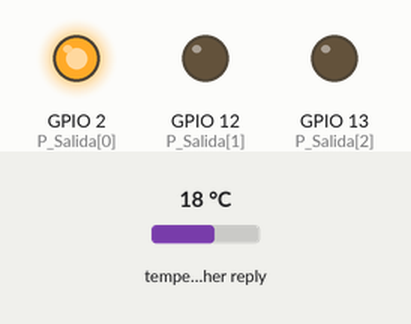
This sketch was run on a simulated ESP32. Shown: output pins drawn as LEDs (lit = HIGH). Inputs (shaded band) come from the test bench; at power-on: temperature in the weather reply 18 °C. WiFi joins after 1.5 s; servers stay silent unless stated; web services answer with replies made up by the test bench; what the sketch prints to the serial monitor is not drawn.

Above: at 0.1 s.
At 0.7 s:
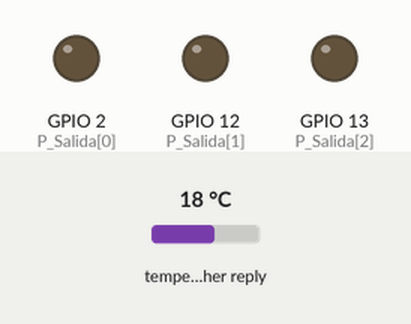
At 1.7 s:
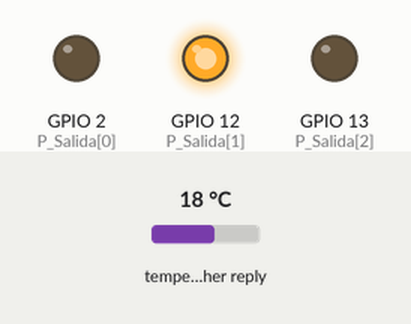
Timing chart, 0 to 3.2 s (numbered marks = the images above):
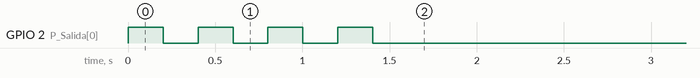

The sketch:

Firebase.ino
```cpp
/* DECLARACION DE LIBRERIA */
#include <Arduino.h>
#include <WiFi.h>
#include <Firebase_ESP_Client.h>
#include <HTTPClient.h>
#include <ArduinoJson.h>
#include "token.h"
#include "addons/TokenHelper.h"
#include "addons/RTDBHelper.h"

// Tarea de freeOS
TaskHandle_t Task2; // , Task3;

bool wifi_conectado = false;
bool firebase_conectado = false;

void conectWifi()
{
  if (!(WiFi.status() == WL_CONNECTED))
  {
    digitalWrite(13, LOW);
    digitalWrite(12, LOW);
    WiFi.begin(WIFI_SSID, WIFI_PASSWORD);
    byte contador = 0;
    Serial.print("Conectando ..");
    while (WiFi.status() != WL_CONNECTED && contador <= 10)
    {
      Serial.print('.');
      contador++;
      digitalWrite(2, HIGH);
      delay(200);
      digitalWrite(2, LOW);
      delay(200);
    }
    Serial.println("");
    if (WiFi.status() == WL_CONNECTED)
    {
      delay(10);
      digitalWrite(12, HIGH);
      // IPAddress staticIP(192, 168, 0, 20);
      // IPAddress gateway(192, 168, 0, 1);
      // IPAddress subnet(255, 255, 255, 0);
      // IPAddress dns(8, 8, 8, 8);
      // WiFi.config(staticIP, gateway, subnet, dns);
      Serial.println("IP Address configured: " + WiFi.localIP().toString());
      wifi_conectado = true;
    }
    else
    {
      digitalWrite(13, HIGH);
      wifi_conectado = false;
    }
  }
  else
  {
    digitalWrite(12, HIGH);
    digitalWrite(13, LOW);
    digitalWrite(2, LOW);
    wifi_conectado = true;
    delay(2000);
  }
}

void sendFloat(String path, float value)
{
  if (Firebase.RTDB.setFloat(&fbdo, path.c_str(), value))
  {
    Serial.print("Writing value: ");
    Serial.println("PASSED");
  }
  else
  {
    Serial.println("FAILED");
  }
}

void setup()
{
  Serial.begin(115200);
  const int P_Salida[] = {2, 12, 13};
  for (byte i = 0; i < sizeof(P_Salida) / sizeof(P_Salida[0]); i++)
  {
    pinMode(P_Salida[i], OUTPUT);
  }
  conectWifi();
  conect_firebase(wifi_conectado);
  Serial.println(auth.token.uid.c_str());
  xTaskCreatePinnedToCore(loop3, "Task_2", 8600, NULL, 1, &Task2, 0); // APIWEATHER
  // xTaskCreatePinnedToCore(loop3,"Task_3",1600,NULL,1,&Task3,0); // RECONECTAR WIFI
}

void loop()
{
  delay(2000);
  if (!firebase_conectado)
    conect_firebase(wifi_conectado);
  // Serial.println("VOID LOOP");
}

void conect_firebase(bool estadocpy)
{
  if (estadocpy)
  {
    config.api_key = API_KEY;
    auth.user.email = USER_EMAIL;
    auth.user.password = USER_PASSWORD;
    config.database_url = DATABASE_URL;
    Firebase.reconnectWiFi(true);
    fbdo.setResponseSize(4096);

    config.token_status_callback = tokenStatusCallback;
    config.max_token_generation_retry = 5;
    Firebase.begin(&config, &auth);
    Serial.println("Getting User UID");
    while ((auth.token.uid) == "")
    {
      Serial.print('.');
      delay(1000);
    }
    firebase_conectado = true;
  }
  else
  {
    Serial.println("SIN INTERNET, ERROR FIREBASE");
  }
}

void loop3(void *parameter)
{
  for (;;)
  {
    delay(4000);
    conectWifi();
    Weather((wifi_conectado && firebase_conectado));
  }
  vTaskDelay(10);
}

// void loop2(void *parameter) {
//   for (;;) {
//     delay(10000);
//       Weather((wifi_conectado&& firebase_conectado));
//     vTaskDelay(10);
//   }
// }

void Weather(bool estadocpy)
{
  if (estadocpy)
  {
    HTTPClient http;
    if (http.begin(URL + "lat=" + lat + "&lon=" + lon + "&appid=" + ApiKey))
    {
      int httpCode = http.GET();
      if (httpCode > 0)
      {
        int contentLength = http.getSize();
        if (contentLength > 0)
        {
          std::unique_ptr<char[]> JSON_Data(new char[contentLength + 1]);

          http.getString().toCharArray(JSON_Data.get(), contentLength + 1);

          DynamicJsonDocument doc(contentLength + 1);
          DeserializationError error = deserializeJson(doc, JSON_Data.get());

          if (!error)
          {
            JsonObject obj = doc.as<JsonObject>();

            const float temp = obj["main"]["temp"].as<float>();
            const float press = obj["main"]["pressure"].as<float>();
            const float speed = obj["wind"]["speed"].as<float>();
            const float humidity = obj["main"]["humidity"].as<float>();
            const float p_rocio = (temp - ((100 - humidity) / 5));
            const char *dato = obj["name"].as<const char *>();

            FirebaseJsonArray arr2;
            arr2.add(humidity, temp, speed, press, p_rocio, dato, true);
            sendArrayToFirebase("/API-WEATHER", &arr2);
          }
          else
          {
            Serial.println("Failed to parse JSON!");
          }
        }
        else
        {
          Serial.println("Content-Length is zero!");
        }
      }
      else
      {
        Serial.println("Failed to connect to weather API!");
      }

      http.end();
    }
    else
    {
      Serial.println("Failed to begin HTTP request!");
    }
  }
  else
    Serial.println("WEATHER ERROR SIN INTERNET");
}

void sendArrayToFirebase(String path, FirebaseJsonArray *arr)
{
  arr->setFloatDigits(2);
  arr->setDoubleDigits(4);
  bool success = Firebase.RTDB.setArray(&fbdo, path.c_str(), arr);
  Serial.printf("Set array... %s\n", success ? "ok" : fbdo.errorReason().c_str());

  /*
  if (success) {
      success = Firebase.RTDB.getArray(&fbdo, path.c_str());

      // Imprimir el resultado de obtener el array de Firebase
      Serial.printf("Get array... %s\n", success ? fbdo.to<FirebaseJsonArray>().raw() : fbdo.errorReason().c_str());
  }*/
}
```

token.h
```cpp
/* FIREBASE DATOS */
#define WIFI_SSID "POCO-F3"
#define WIFI_PASSWORD "14122022"
#define API_KEY "AIzaSyBStVNCahF00hNSd-SrgI8RbDRJm4Z6PrM"
#define USER_EMAIL "joseluisrizo7606@gmail.com"
#define USER_PASSWORD "00000000"
#define DATABASE_URL "https://esp32-7eeb0-default-rtdb.firebaseio.com/"

// FIREBASE DATOS DE AUTENTICACION DE LA PAGINA
FirebaseData fbdo;
FirebaseAuth auth;
FirebaseConfig config;

//WETATHER DATOS
String URL = "http://api.openweathermap.org/data/2.5/weather?&units=metric&";
String ApiKey = "be39e66936f97a3c638ebd63508f47ca";
String lon = "-86.034024";
String lat = "11.392695";
```
